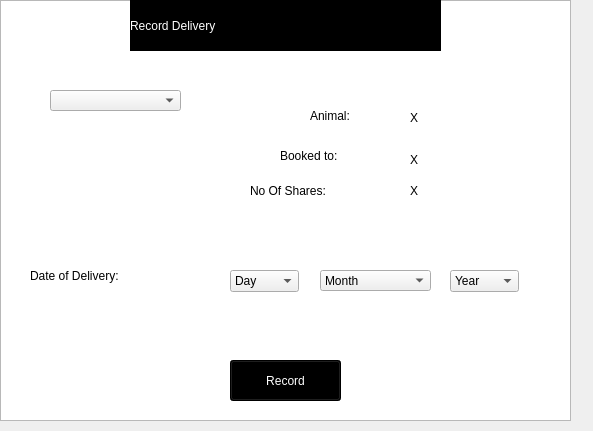
<?xml version="1.0" encoding="UTF-8"?>
<ui version="4.0">
 <class>Record_Delivery</class>
 <widget class="QWidget" name="Record_Delivery">
  <property name="geometry">
   <rect>
    <x>0</x>
    <y>0</y>
    <width>593</width>
    <height>431</height>
   </rect>
  </property>
  <property name="windowTitle">
   <string>Record Delivery</string>
  </property>
  <widget class="QGraphicsView" name="graphicsView">
   <property name="geometry">
    <rect>
     <x>0</x>
     <y>0</y>
     <width>571</width>
     <height>421</height>
    </rect>
   </property>
   <property name="styleSheet">
    <string notr="true">background: url(G:/Final1/Image_RecordDelivery.jpg) ;
background-repeat: no-repeat;</string>
   </property>
  </widget>
  <widget class="QLabel" name="Customer">
   <property name="enabled">
    <bool>true</bool>
   </property>
   <property name="geometry">
    <rect>
     <x>410</x>
     <y>150</y>
     <width>151</width>
     <height>20</height>
    </rect>
   </property>
   <property name="styleSheet">
    <string notr="true">font: 75 12pt &quot;Kristen ITC&quot;;</string>
   </property>
   <property name="text">
    <string>X</string>
   </property>
  </widget>
  <widget class="QComboBox" name="List">
   <property name="geometry">
    <rect>
     <x>50</x>
     <y>90</y>
     <width>131</width>
     <height>21</height>
    </rect>
   </property>
   <property name="styleSheet">
    <string notr="true">font: 75 10pt &quot;Kristen ITC&quot;;</string>
   </property>
  </widget>
  <widget class="QLabel" name="Shares">
   <property name="enabled">
    <bool>true</bool>
   </property>
   <property name="geometry">
    <rect>
     <x>410</x>
     <y>180</y>
     <width>151</width>
     <height>21</height>
    </rect>
   </property>
   <property name="styleSheet">
    <string notr="true">font: 75 12pt &quot;Kristen ITC&quot;;</string>
   </property>
   <property name="text">
    <string>X</string>
   </property>
  </widget>
  <widget class="QPushButton" name="Submit">
   <property name="geometry">
    <rect>
     <x>230</x>
     <y>360</y>
     <width>111</width>
     <height>41</height>
    </rect>
   </property>
   <property name="styleSheet">
    <string notr="true">background-color:rgb(0,0,0);
font: 20pt &quot;Bauhaus 93&quot;;
color: rgb(255, 255, 255);</string>
   </property>
   <property name="text">
    <string>Record</string>
   </property>
  </widget>
  <widget class="QLabel" name="Customer_Label">
   <property name="geometry">
    <rect>
     <x>280</x>
     <y>140</y>
     <width>121</width>
     <height>31</height>
    </rect>
   </property>
   <property name="styleSheet">
    <string notr="true">font: 12pt &quot;Ravie&quot;;</string>
   </property>
   <property name="text">
    <string>Booked to:</string>
   </property>
  </widget>
  <widget class="QLabel" name="Title">
   <property name="geometry">
    <rect>
     <x>130</x>
     <y>0</y>
     <width>311</width>
     <height>51</height>
    </rect>
   </property>
   <property name="styleSheet">
    <string notr="true">font: 30pt &quot;Matura MT Script Capitals&quot;;
background-color:black;
color:white;</string>
   </property>
   <property name="text">
    <string>Record Delivery</string>
   </property>
  </widget>
  <widget class="QLabel" name="Animal">
   <property name="enabled">
    <bool>true</bool>
   </property>
   <property name="geometry">
    <rect>
     <x>410</x>
     <y>110</y>
     <width>151</width>
     <height>16</height>
    </rect>
   </property>
   <property name="styleSheet">
    <string notr="true">font: 75 12pt &quot;Kristen ITC&quot;;</string>
   </property>
   <property name="text">
    <string>X</string>
   </property>
  </widget>
  <widget class="QLabel" name="label_2">
   <property name="geometry">
    <rect>
     <x>30</x>
     <y>260</y>
     <width>191</width>
     <height>31</height>
    </rect>
   </property>
   <property name="styleSheet">
    <string notr="true">font: 12pt &quot;Ravie&quot;;</string>
   </property>
   <property name="text">
    <string>Date of Delivery:</string>
   </property>
  </widget>
  <widget class="QComboBox" name="Day">
   <property name="geometry">
    <rect>
     <x>230</x>
     <y>270</y>
     <width>69</width>
     <height>22</height>
    </rect>
   </property>
   <property name="styleSheet">
    <string notr="true">font: 75 10pt &quot;Kristen ITC&quot;;</string>
   </property>
   <item>
    <property name="text">
     <string>Day</string>
    </property>
   </item>
   <item>
    <property name="text">
     <string>1</string>
    </property>
   </item>
   <item>
    <property name="text">
     <string>2</string>
    </property>
   </item>
   <item>
    <property name="text">
     <string>3</string>
    </property>
   </item>
   <item>
    <property name="text">
     <string>4</string>
    </property>
   </item>
   <item>
    <property name="text">
     <string>5</string>
    </property>
   </item>
   <item>
    <property name="text">
     <string>6</string>
    </property>
   </item>
   <item>
    <property name="text">
     <string>7</string>
    </property>
   </item>
   <item>
    <property name="text">
     <string>8</string>
    </property>
   </item>
   <item>
    <property name="text">
     <string>9</string>
    </property>
   </item>
   <item>
    <property name="text">
     <string>10</string>
    </property>
   </item>
   <item>
    <property name="text">
     <string>11</string>
    </property>
   </item>
   <item>
    <property name="text">
     <string>12</string>
    </property>
   </item>
   <item>
    <property name="text">
     <string>13</string>
    </property>
   </item>
   <item>
    <property name="text">
     <string>14</string>
    </property>
   </item>
   <item>
    <property name="text">
     <string>15</string>
    </property>
   </item>
   <item>
    <property name="text">
     <string>16</string>
    </property>
   </item>
   <item>
    <property name="text">
     <string>17</string>
    </property>
   </item>
   <item>
    <property name="text">
     <string>18</string>
    </property>
   </item>
   <item>
    <property name="text">
     <string>19</string>
    </property>
   </item>
   <item>
    <property name="text">
     <string>20</string>
    </property>
   </item>
   <item>
    <property name="text">
     <string>21</string>
    </property>
   </item>
   <item>
    <property name="text">
     <string>22</string>
    </property>
   </item>
   <item>
    <property name="text">
     <string>23</string>
    </property>
   </item>
   <item>
    <property name="text">
     <string>24</string>
    </property>
   </item>
   <item>
    <property name="text">
     <string>25</string>
    </property>
   </item>
   <item>
    <property name="text">
     <string>26</string>
    </property>
   </item>
   <item>
    <property name="text">
     <string>27</string>
    </property>
   </item>
   <item>
    <property name="text">
     <string>28</string>
    </property>
   </item>
   <item>
    <property name="text">
     <string>29</string>
    </property>
   </item>
   <item>
    <property name="text">
     <string>30</string>
    </property>
   </item>
   <item>
    <property name="text">
     <string>31</string>
    </property>
   </item>
  </widget>
  <widget class="QLabel" name="Animal_Label">
   <property name="geometry">
    <rect>
     <x>310</x>
     <y>100</y>
     <width>91</width>
     <height>31</height>
    </rect>
   </property>
   <property name="styleSheet">
    <string notr="true">font: 12pt &quot;Ravie&quot;;</string>
   </property>
   <property name="text">
    <string>Animal:</string>
   </property>
  </widget>
  <widget class="QComboBox" name="Year">
   <property name="geometry">
    <rect>
     <x>450</x>
     <y>270</y>
     <width>69</width>
     <height>22</height>
    </rect>
   </property>
   <property name="styleSheet">
    <string notr="true">font: 75 10pt &quot;Kristen ITC&quot;;</string>
   </property>
   <item>
    <property name="text">
     <string>Year</string>
    </property>
   </item>
   <item>
    <property name="text">
     <string>2012</string>
    </property>
   </item>
   <item>
    <property name="text">
     <string>2013</string>
    </property>
   </item>
   <item>
    <property name="text">
     <string>2014</string>
    </property>
   </item>
   <item>
    <property name="text">
     <string>2015</string>
    </property>
   </item>
   <item>
    <property name="text">
     <string>2016</string>
    </property>
   </item>
   <item>
    <property name="text">
     <string>2017</string>
    </property>
   </item>
   <item>
    <property name="text">
     <string>2018</string>
    </property>
   </item>
   <item>
    <property name="text">
     <string>2019</string>
    </property>
   </item>
   <item>
    <property name="text">
     <string>2020</string>
    </property>
   </item>
  </widget>
  <widget class="QLabel" name="Shares_Label">
   <property name="geometry">
    <rect>
     <x>250</x>
     <y>180</y>
     <width>161</width>
     <height>21</height>
    </rect>
   </property>
   <property name="styleSheet">
    <string notr="true">font: 12pt &quot;Ravie&quot;;</string>
   </property>
   <property name="text">
    <string>No Of Shares:</string>
   </property>
  </widget>
  <widget class="QComboBox" name="Month">
   <property name="geometry">
    <rect>
     <x>320</x>
     <y>270</y>
     <width>111</width>
     <height>21</height>
    </rect>
   </property>
   <property name="styleSheet">
    <string notr="true">font: 75 10pt &quot;Kristen ITC&quot;;</string>
   </property>
   <item>
    <property name="text">
     <string>Month</string>
    </property>
   </item>
   <item>
    <property name="text">
     <string>January</string>
    </property>
   </item>
   <item>
    <property name="text">
     <string>February</string>
    </property>
   </item>
   <item>
    <property name="text">
     <string>March</string>
    </property>
   </item>
   <item>
    <property name="text">
     <string>April</string>
    </property>
   </item>
   <item>
    <property name="text">
     <string>May</string>
    </property>
   </item>
   <item>
    <property name="text">
     <string>June</string>
    </property>
   </item>
   <item>
    <property name="text">
     <string>July</string>
    </property>
   </item>
   <item>
    <property name="text">
     <string>August</string>
    </property>
   </item>
   <item>
    <property name="text">
     <string>September</string>
    </property>
   </item>
   <item>
    <property name="text">
     <string>October</string>
    </property>
   </item>
   <item>
    <property name="text">
     <string>November</string>
    </property>
   </item>
   <item>
    <property name="text">
     <string>December</string>
    </property>
   </item>
  </widget>
 </widget>
 <resources/>
 <connections/>
</ui>
